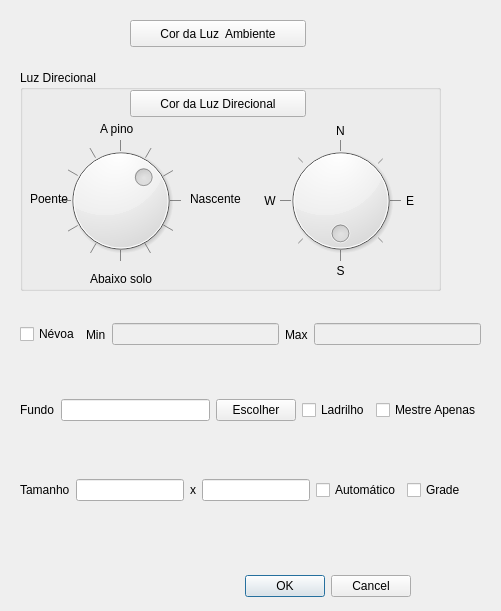
<?xml version="1.0" encoding="UTF-8"?>
<ui version="4.0">
 <class>ifg::qt::DialogoIluminacao</class>
 <widget class="QDialog" name="ifg::qt::DialogoIluminacao">
  <property name="geometry">
   <rect>
    <x>0</x>
    <y>0</y>
    <width>501</width>
    <height>611</height>
   </rect>
  </property>
  <property name="windowTitle">
   <string>Iluminação Ambiente</string>
  </property>
  <widget class="QDialogButtonBox" name="botoes">
   <property name="geometry">
    <rect>
     <x>70</x>
     <y>570</y>
     <width>341</width>
     <height>32</height>
    </rect>
   </property>
   <property name="orientation">
    <enum>Qt::Horizontal</enum>
   </property>
   <property name="standardButtons">
    <set>QDialogButtonBox::Cancel|QDialogButtonBox::Ok</set>
   </property>
  </widget>
  <widget class="QWidget" name="horizontalLayoutWidget">
   <property name="geometry">
    <rect>
     <x>20</x>
     <y>370</y>
     <width>461</width>
     <height>80</height>
    </rect>
   </property>
   <layout class="QHBoxLayout" name="horizontalLayout">
    <item>
     <widget class="QLabel" name="label">
      <property name="text">
       <string>Fundo</string>
      </property>
     </widget>
    </item>
    <item>
     <widget class="QLineEdit" name="linha_textura"/>
    </item>
    <item>
     <widget class="QPushButton" name="botao_textura">
      <property name="text">
       <string>Escolher</string>
      </property>
     </widget>
    </item>
    <item>
     <widget class="QCheckBox" name="checkbox_ladrilho">
      <property name="toolTip">
       <string>Se marcado, o tamanho do tabuleiro será computado a partir do tamanho da textura.</string>
      </property>
      <property name="text">
       <string>Ladrilho</string>
      </property>
     </widget>
    </item>
    <item>
     <widget class="QCheckBox" name="checkbox_mestre_apenas">
      <property name="toolTip">
       <string>Se marcado, o tamanho do tabuleiro será computado a partir do tamanho da textura.</string>
      </property>
      <property name="text">
       <string>Mestre Apenas</string>
      </property>
     </widget>
    </item>
   </layout>
  </widget>
  <widget class="QWidget" name="horizontalLayoutWidget_2">
   <property name="geometry">
    <rect>
     <x>20</x>
     <y>450</y>
     <width>463</width>
     <height>80</height>
    </rect>
   </property>
   <layout class="QHBoxLayout" name="horizontalLayout_2">
    <item>
     <widget class="QLabel" name="label_11">
      <property name="sizePolicy">
       <sizepolicy hsizetype="Fixed" vsizetype="Fixed">
        <horstretch>0</horstretch>
        <verstretch>0</verstretch>
       </sizepolicy>
      </property>
      <property name="text">
       <string>Tamanho</string>
      </property>
      <property name="indent">
       <number>-1</number>
      </property>
     </widget>
    </item>
    <item>
     <widget class="QLineEdit" name="linha_largura">
      <property name="sizePolicy">
       <sizepolicy hsizetype="Fixed" vsizetype="Fixed">
        <horstretch>0</horstretch>
        <verstretch>0</verstretch>
       </sizepolicy>
      </property>
      <property name="toolTip">
       <string>largura</string>
      </property>
      <property name="inputMask">
       <string notr="true">099; </string>
      </property>
     </widget>
    </item>
    <item>
     <widget class="QLabel" name="label_10">
      <property name="sizePolicy">
       <sizepolicy hsizetype="Fixed" vsizetype="Fixed">
        <horstretch>0</horstretch>
        <verstretch>0</verstretch>
       </sizepolicy>
      </property>
      <property name="text">
       <string>x</string>
      </property>
     </widget>
    </item>
    <item>
     <widget class="QLineEdit" name="linha_altura">
      <property name="sizePolicy">
       <sizepolicy hsizetype="Fixed" vsizetype="Fixed">
        <horstretch>0</horstretch>
        <verstretch>0</verstretch>
       </sizepolicy>
      </property>
      <property name="toolTip">
       <string>altura</string>
      </property>
      <property name="inputMask">
       <string notr="true">099; </string>
      </property>
     </widget>
    </item>
    <item>
     <widget class="QCheckBox" name="checkbox_tamanho_automatico">
      <property name="toolTip">
       <string>Se marcado, o tamanho do tabuleiro será computado a partir do tamanho da textura.</string>
      </property>
      <property name="text">
       <string>Automático</string>
      </property>
     </widget>
    </item>
    <item>
     <widget class="QCheckBox" name="checkbox_grade">
      <property name="toolTip">
       <string>Se marcado, o tamanho do tabuleiro será computado a partir do tamanho da textura.</string>
      </property>
      <property name="text">
       <string>Grade</string>
      </property>
     </widget>
    </item>
   </layout>
  </widget>
  <widget class="QPushButton" name="botao_cor_ambiente">
   <property name="geometry">
    <rect>
     <x>130</x>
     <y>20</y>
     <width>176</width>
     <height>27</height>
    </rect>
   </property>
   <property name="text">
    <string>Cor da Luz  Ambiente</string>
   </property>
  </widget>
  <widget class="QGroupBox" name="groupBox">
   <property name="geometry">
    <rect>
     <x>20</x>
     <y>70</y>
     <width>421</width>
     <height>221</height>
    </rect>
   </property>
   <property name="title">
    <string>Luz Direcional</string>
   </property>
   <widget class="QPushButton" name="botao_cor_direcional">
    <property name="geometry">
     <rect>
      <x>110</x>
      <y>20</y>
      <width>176</width>
      <height>27</height>
     </rect>
    </property>
    <property name="text">
     <string>Cor da Luz Direcional</string>
    </property>
   </widget>
   <widget class="QDial" name="dial_inclinacao">
    <property name="geometry">
     <rect>
      <x>40</x>
      <y>70</y>
      <width>121</width>
      <height>121</height>
     </rect>
    </property>
    <property name="toolTip">
     <string>Inclinação da Luz</string>
    </property>
    <property name="minimum">
     <number>0</number>
    </property>
    <property name="maximum">
     <number>360</number>
    </property>
    <property name="value">
     <number>135</number>
    </property>
    <property name="sliderPosition">
     <number>135</number>
    </property>
    <property name="orientation">
     <enum>Qt::Horizontal</enum>
    </property>
    <property name="invertedAppearance">
     <bool>true</bool>
    </property>
    <property name="invertedControls">
     <bool>true</bool>
    </property>
    <property name="wrapping">
     <bool>true</bool>
    </property>
    <property name="notchTarget">
     <double>30.000000000000000</double>
    </property>
    <property name="notchesVisible">
     <bool>true</bool>
    </property>
   </widget>
   <widget class="QLabel" name="label_3">
    <property name="geometry">
     <rect>
      <x>300</x>
      <y>190</y>
      <width>41</width>
      <height>21</height>
     </rect>
    </property>
    <property name="sizePolicy">
     <sizepolicy hsizetype="Minimum" vsizetype="Preferred">
      <horstretch>0</horstretch>
      <verstretch>0</verstretch>
     </sizepolicy>
    </property>
    <property name="text">
     <string>S</string>
    </property>
    <property name="alignment">
     <set>Qt::AlignCenter</set>
    </property>
   </widget>
   <widget class="QDial" name="dial_posicao">
    <property name="geometry">
     <rect>
      <x>260</x>
      <y>70</y>
      <width>121</width>
      <height>121</height>
     </rect>
    </property>
    <property name="toolTip">
     <string>Posição da fonte de luz</string>
    </property>
    <property name="minimum">
     <number>0</number>
    </property>
    <property name="maximum">
     <number>360</number>
    </property>
    <property name="value">
     <number>0</number>
    </property>
    <property name="sliderPosition">
     <number>0</number>
    </property>
    <property name="orientation">
     <enum>Qt::Horizontal</enum>
    </property>
    <property name="invertedAppearance">
     <bool>true</bool>
    </property>
    <property name="invertedControls">
     <bool>true</bool>
    </property>
    <property name="wrapping">
     <bool>true</bool>
    </property>
    <property name="notchTarget">
     <double>45.000000000000000</double>
    </property>
    <property name="notchesVisible">
     <bool>true</bool>
    </property>
   </widget>
   <widget class="QLabel" name="label_4">
    <property name="geometry">
     <rect>
      <x>300</x>
      <y>50</y>
      <width>41</width>
      <height>21</height>
     </rect>
    </property>
    <property name="sizePolicy">
     <sizepolicy hsizetype="Minimum" vsizetype="Preferred">
      <horstretch>0</horstretch>
      <verstretch>0</verstretch>
     </sizepolicy>
    </property>
    <property name="text">
     <string>N</string>
    </property>
    <property name="alignment">
     <set>Qt::AlignCenter</set>
    </property>
   </widget>
   <widget class="QLabel" name="label_5">
    <property name="geometry">
     <rect>
      <x>240</x>
      <y>110</y>
      <width>20</width>
      <height>41</height>
     </rect>
    </property>
    <property name="sizePolicy">
     <sizepolicy hsizetype="Minimum" vsizetype="Preferred">
      <horstretch>0</horstretch>
      <verstretch>0</verstretch>
     </sizepolicy>
    </property>
    <property name="text">
     <string>W</string>
    </property>
    <property name="alignment">
     <set>Qt::AlignCenter</set>
    </property>
   </widget>
   <widget class="QLabel" name="label_6">
    <property name="geometry">
     <rect>
      <x>380</x>
      <y>110</y>
      <width>20</width>
      <height>41</height>
     </rect>
    </property>
    <property name="sizePolicy">
     <sizepolicy hsizetype="Minimum" vsizetype="Preferred">
      <horstretch>0</horstretch>
      <verstretch>0</verstretch>
     </sizepolicy>
    </property>
    <property name="text">
     <string>E</string>
    </property>
    <property name="alignment">
     <set>Qt::AlignCenter</set>
    </property>
   </widget>
   <widget class="QLabel" name="label_7">
    <property name="geometry">
     <rect>
      <x>10</x>
      <y>120</y>
      <width>50</width>
      <height>17</height>
     </rect>
    </property>
    <property name="sizePolicy">
     <sizepolicy hsizetype="MinimumExpanding" vsizetype="Preferred">
      <horstretch>0</horstretch>
      <verstretch>0</verstretch>
     </sizepolicy>
    </property>
    <property name="text">
     <string>Poente</string>
    </property>
   </widget>
   <widget class="QLabel" name="label_9">
    <property name="geometry">
     <rect>
      <x>80</x>
      <y>50</y>
      <width>43</width>
      <height>17</height>
     </rect>
    </property>
    <property name="sizePolicy">
     <sizepolicy hsizetype="MinimumExpanding" vsizetype="Preferred">
      <horstretch>0</horstretch>
      <verstretch>0</verstretch>
     </sizepolicy>
    </property>
    <property name="text">
     <string>A pino</string>
    </property>
   </widget>
   <widget class="QLabel" name="label_8">
    <property name="geometry">
     <rect>
      <x>70</x>
      <y>200</y>
      <width>78</width>
      <height>17</height>
     </rect>
    </property>
    <property name="sizePolicy">
     <sizepolicy hsizetype="MinimumExpanding" vsizetype="Preferred">
      <horstretch>0</horstretch>
      <verstretch>0</verstretch>
     </sizepolicy>
    </property>
    <property name="text">
     <string>Abaixo solo</string>
    </property>
   </widget>
   <widget class="QLabel" name="label_2">
    <property name="geometry">
     <rect>
      <x>170</x>
      <y>120</y>
      <width>64</width>
      <height>17</height>
     </rect>
    </property>
    <property name="sizePolicy">
     <sizepolicy hsizetype="MinimumExpanding" vsizetype="Preferred">
      <horstretch>0</horstretch>
      <verstretch>0</verstretch>
     </sizepolicy>
    </property>
    <property name="text">
     <string>Nascente</string>
    </property>
   </widget>
  </widget>
  <widget class="QWidget" name="horizontalLayoutWidget_3">
   <property name="geometry">
    <rect>
     <x>20</x>
     <y>299</y>
     <width>461</width>
     <height>71</height>
    </rect>
   </property>
   <layout class="QHBoxLayout" name="horizontalLayout_3">
    <item>
     <widget class="QCheckBox" name="checkbox_nevoa">
      <property name="text">
       <string>Névoa</string>
      </property>
     </widget>
    </item>
    <item>
     <widget class="QLabel" name="label_12">
      <property name="text">
       <string>Min</string>
      </property>
     </widget>
    </item>
    <item>
     <widget class="QLineEdit" name="linha_nevoa_min">
      <property name="enabled">
       <bool>false</bool>
      </property>
      <property name="toolTip">
       <string>Distância mínma da névoa, em m.</string>
      </property>
     </widget>
    </item>
    <item>
     <widget class="QLabel" name="label_13">
      <property name="text">
       <string>Max</string>
      </property>
     </widget>
    </item>
    <item>
     <widget class="QLineEdit" name="linha_nevoa_max">
      <property name="enabled">
       <bool>false</bool>
      </property>
      <property name="toolTip">
       <string>Distância onde o efeito máximo da névoa é aplicado.</string>
      </property>
     </widget>
    </item>
   </layout>
  </widget>
 </widget>
 <resources/>
 <connections>
  <connection>
   <sender>botoes</sender>
   <signal>rejected()</signal>
   <receiver>ifg::qt::DialogoIluminacao</receiver>
   <slot>reject()</slot>
   <hints>
    <hint type="sourcelabel">
     <x>316</x>
     <y>260</y>
    </hint>
    <hint type="destinationlabel">
     <x>286</x>
     <y>274</y>
    </hint>
   </hints>
  </connection>
  <connection>
   <sender>checkbox_nevoa</sender>
   <signal>clicked(bool)</signal>
   <receiver>linha_nevoa_min</receiver>
   <slot>setEnabled(bool)</slot>
   <hints>
    <hint type="sourcelabel">
     <x>57</x>
     <y>333</y>
    </hint>
    <hint type="destinationlabel">
     <x>208</x>
     <y>334</y>
    </hint>
   </hints>
  </connection>
  <connection>
   <sender>checkbox_nevoa</sender>
   <signal>clicked(bool)</signal>
   <receiver>linha_nevoa_max</receiver>
   <slot>setEnabled(bool)</slot>
   <hints>
    <hint type="sourcelabel">
     <x>57</x>
     <y>333</y>
    </hint>
    <hint type="destinationlabel">
     <x>403</x>
     <y>334</y>
    </hint>
   </hints>
  </connection>
 </connections>
</ui>
